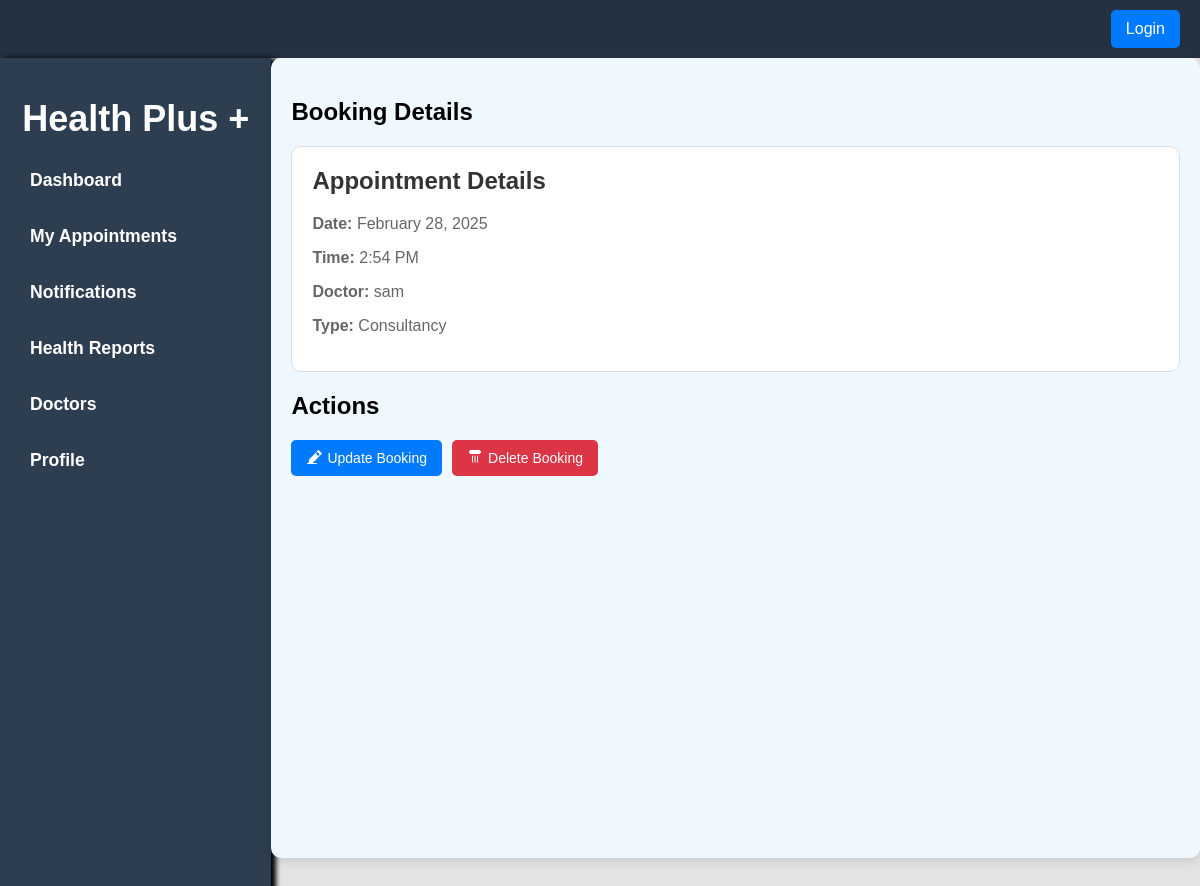
/appointment/1/, run on an earlier commit of the app's database.
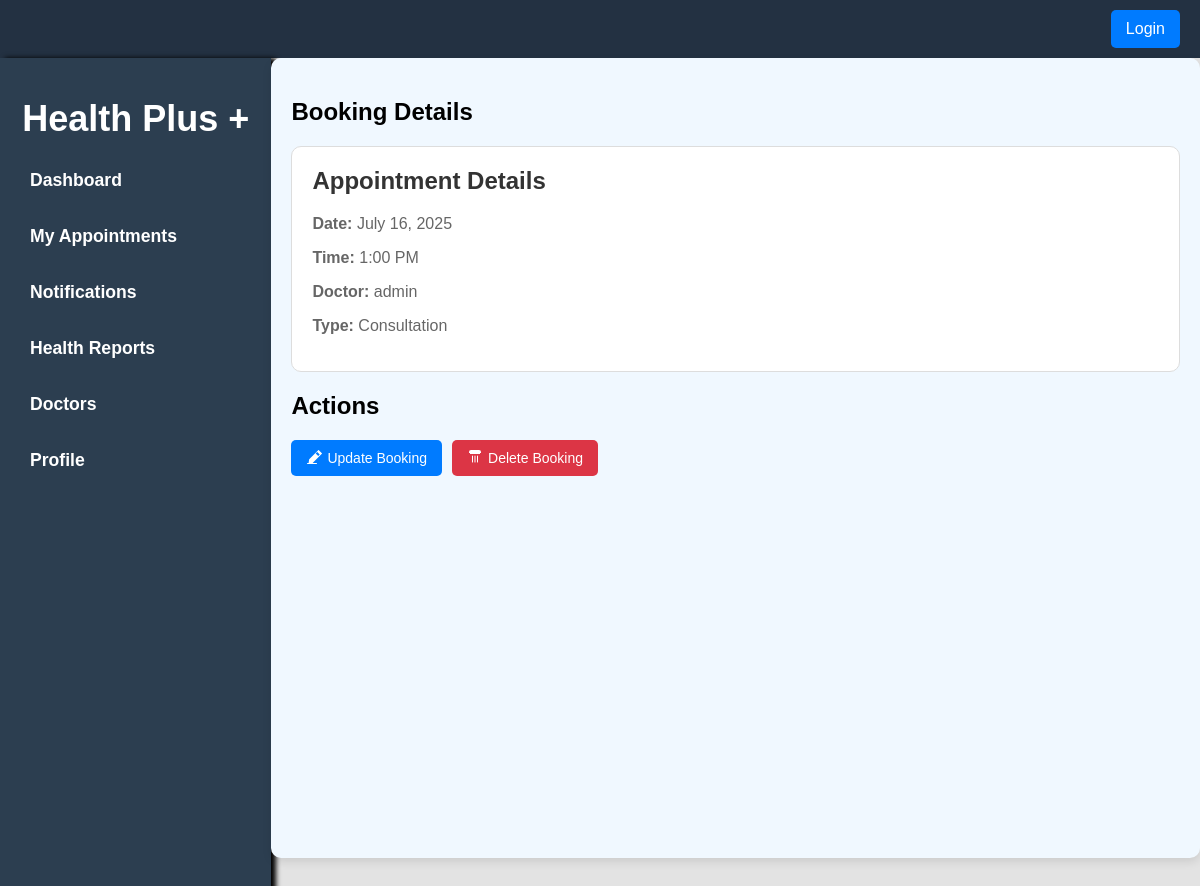
And on a later commit of the database.
### booking/models.py (models this page shows, shortened)
class Appointment(models.Model):
    user = models.ForeignKey(User, on_delete=models.CASCADE, related_name='appointments')
    doctor = models.ForeignKey(Doctor, on_delete=models.CASCADE, related_name='appointments')
    appointment_type = models.ForeignKey(AppointmentType, on_delete=models.CASCADE)
    appointment_date = models.DateField()
    appointment_time = models.TimeField()
    status = models.CharField(max_length=20, choices=[('scheduled', 'Scheduled'), ('completed', 'Completed'), ('canceled', 'Canceled')])
    created_at = models.DateTimeField(auto_now_add=True)
    updated_at = models.DateTimeField(auto_now=True)
    class Meta:
        indexes = [
            models.Index(fields=['appointment_date']),
        ]

class Doctor(models.Model):
    user = models.OneToOneField(User, on_delete=models.CASCADE)
    specialty = models.CharField(max_length=100)
    qualifications = models.TextField()
    experience_years = models.PositiveIntegerField()
    languages_spoken = models.CharField(max_length=100, blank=True)
    rating = models.FloatField(default=0.0)
    available_days = models.CharField(max_length=100)
    available_time_start = models.TimeField()
    available_time_end = models.TimeField()
    appointment_types = models.ManyToManyField('AppointmentType', related_name='doctors')

class AppointmentType(models.Model):
    name = models.CharField(max_length=100)
    duration = models.PositiveIntegerField()
    def __str__(self):
        return self.name

### booking/views.py (the view)
# urls.py: path('appointment/<pk>/', views.appointmentDetailView, name='appointments-detail'),
def appointmentDetailView(request, pk):
    booking = get_object_or_404(Appointment, pk=pk)
    return render(request, "appointment/appointment_detail.html", {
        "title": "Booking Details",
        "booking": booking
    })

### booking/templates/appointment/appointment_detail.html (shortened to what this page needs)
{% extends 'index.html' %}
{% block content %}
<section style='flex-basis:80%;'>
    <h1>{{ title }}</h1>
    <div class="booking-details">
        <h2>Appointment Details</h2>
        <p><strong>Date:</strong> {{ booking.appointment_date|date:"F j, Y" }}</p>
        <p><strong>Time:</strong> {{ booking.appointment_time|date:"g:i A" }}</p>
        <p><strong>Doctor:</strong> {{ booking.doctor.user.username }}</p>
        <p><strong>Type:</strong> {{ booking.appointment_type }}</p>
    </div>
    <div class="actions">
        <h2>Actions</h2>
        <div class="button-group">
            <a href="{% url 'appointment_update' booking.pk %}" class="btn btn-update">
                Update Booking
            </a>
            <form action="{% url 'appointment_delete' booking.pk %}" method="POST" style="display:inline;">
                <button type="submit" class="btn btn-cancel">
                    Delete Booking
                </button>
            </form>
        </div>
    </div>
</section>
{% endblock %}

What changed in the data, as far as the page shows it:
changed Appointment: appointment_date "February 28, 2025" → "July 16, 2025"; appointment_time "2:54 PM" → "1:00 PM"; doctor.user.username "sam" → "admin"; appointment_type "Consultancy" → "Consultation"
